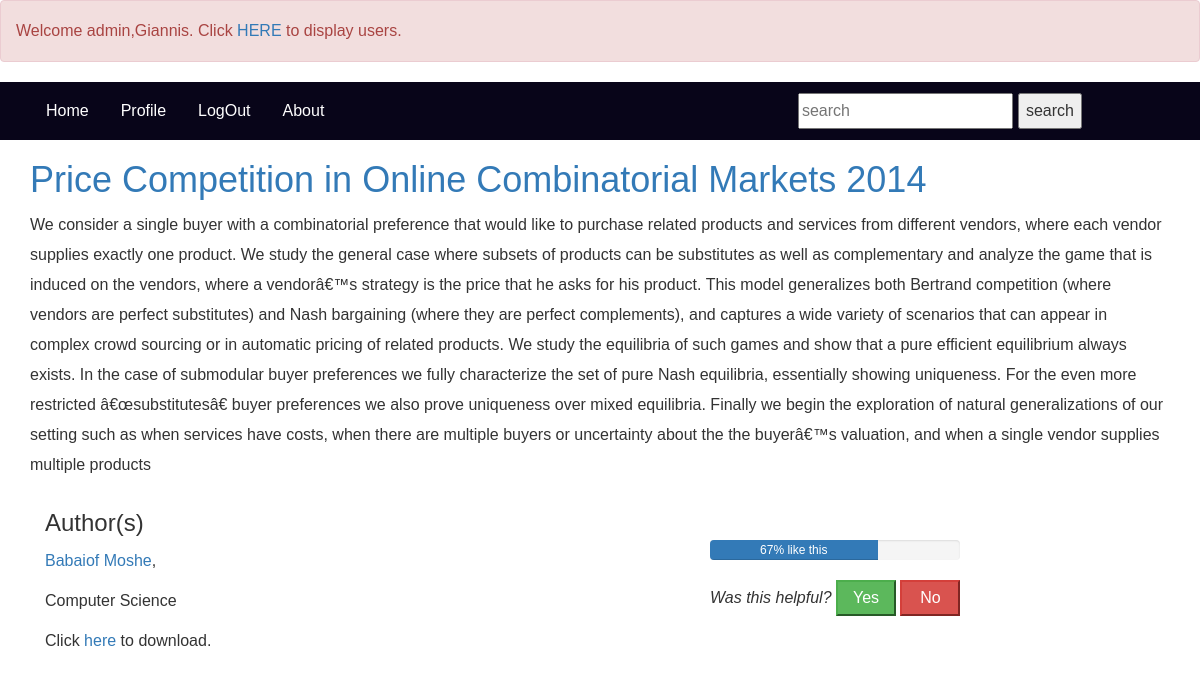
/article.php?id=10 (signed in), run on the app's committed database.
### tables this page shows
CREATE TABLE `articles` (
  `inf_article_id` int(11) NOT NULL,
  `inf_article_title` varchar(255) NOT NULL,
  `inf_article_description` mediumtext NOT NULL,
  `inf_article_url` varchar(511) NOT NULL,
  `inf_user_id` int(11) NOT NULL,
  `inf_approved` int(11) NOT NULL
);

CREATE TABLE `authors` (
  `inf_article_id` int(11) NOT NULL,
  `inf_Author_id` int(11) NOT NULL,
  `inf_Author_first_name` varchar(255) NOT NULL,
  `inf_Author_last_name` varchar(255) NOT NULL
);

CREATE TABLE `article_category` (
  `inf_article_category` varchar(255) NOT NULL,
  `inf_article_id` int(11) NOT NULL,
  `inf_article_category_id` int(11) NOT NULL
);

### article.php (the view, shortened to what this page needs)
<?php
	include 'functions.php';
?>
<!DOCTYPE html>
<html>
<head>
	<link rel="stylesheet" href="https://maxcdn.bootstrapcdn.com/bootstrap/3.3.7/css/bootstrap.min.css">
    <link rel="stylesheet" type="text/css" href="style/style.css">
    <?php
    if (isset($_SESSION["user_id"])){
    	$user_id = $_SESSION["user_id"];
    	if (isAdministrator($user_id)){
    		echo '<div class="alert alert-danger" role="alert">
				  Welcome admin,' . $_SESSION["first_name"].'. Click <a href = "users.php">HERE</a> to display users.
				</div>';
    	}
    }
    ?>
</head>
<body>
<nav id="navigation">
  	<ul style = "background-color: #080519;">
  		<div style = "background-color: #080519;" class = "container">
  			<li><a href="index.php">Home</a></li>
  			<?php toggleLogInLogOut(); ?>
	    	<li><a href="about.php">About</a></li>
	  		<form method = 'get' action = "index.php">
		  		<li style="float:right"><input type="submit" value = "search" style = "margin-top : 11px; margin-right:88px;" name="search_bar" placeholder="Information Systems"></li>
		   		<li style="float:right"><input type="text" style = "margin-top : 11px; margin-right: 5px;" name="search_bar" placeholder="search"></li>
	   		</form>
		</div>
  	</ul>
</nav>
<main>
	<div class = "container">
		<p align = "center"><?php
	  		echoCurrentArticle($_GET["id"]);
	  	?></p>
		<div class = "col-md-7">
			<span id = "credits" style="">
		  		<h3>Author(s)</h3>
		  		<p><?php echo getAuthorsOfArticle($_GET['id']); ?></p>
		  		<p><?php echo getArticleCategoryById($_GET['id']); ?></p>
		  		<p>Click <a <?php echo 'href = "'. getArticlePath($_GET["id"]) .'"' ?>>here</a> to download.</p>
		  	</span>
		</div>
		<div class = "col-md-5">
			<div class = "progress" style = "width : 250px; margin-top: 50px;">
		  		<div class="progress-bar" role="progressbar" aria-valuenow="70" aria-valuemin="0" aria-valuemax="100" style="width:<?php echo getRating($_GET["id"]); ?>"> <?php echo getRating($_GET["id"]); ?> like this
				</div>
		  	</div>
		  	<form method = "post">
			  	<i>Was this helpful?</i>
			  	<button style = "width:60px;" class = "btn-success" type="submit" name="yes">Yes</button>
			  	<button style = "width:60px;" class = "btn-danger" type="submit" name="no">No</button>
		  	</form>
	  	</div>
	</div>
</main>
</body>
</html>

### functions.php (shortened to what this page needs)
<?php
	function selectDataFromDBQuery($conn, $query){
		$result = $conn->query($query);
		return $result;
	}
	function createConnectionToDatabase(){
		$servername = "localhost";
		$db_username = "root";
		$db_password = "";
		$dbname = "inf_sys";
		$conn =new mysqli($servername, $db_username, $db_password, $dbname);
		return $conn;
	}
	function toggleLogInLogOut(){
		if (isset($_SESSION["email"])){
			echo '<li id = "profile"><a href="profile.php" >Profile</a></li>';
			echo '<li id = "logout_li"><a href="logout.php" >LogOut</a></li>';
		}
		else {
			echo '<li id = "login_li"><a href="#" data-toggle = "modal" data-target = "#login_modal">Log In</a></li>';
			echo '<li id = "register_li"><a href="#" data-toggle = "modal" data-target = "#register_modal">Register</a></li>';
		}
	}
	function getArticleCategoryById($id){
		$conn = createConnectionToDatabase();
		$query = "select * from article_category where inf_article_id = '$id'";
		$result = selectDataFromDBQuery($conn, $query);
		while($row = $result->fetch_assoc()){
			$inf_article_category = $row["inf_article_category"];
	  	}
	  	if (isset($inf_article_category)){
	  		return $inf_article_category;
	  	}
	  	else{
	  		return "No category Specified";
	  	}
	}
	function echoCurrentArticle($article_id){
		$conn = createConnectionToDatabase();
		$query = "select * from articles where inf_article_id = '$article_id'";
		$result = selectDataFromDBQuery($conn, $query);
		while($row = $result->fetch_assoc()){
			$inf_article_title = $row["inf_article_title"];
			$inf_article_description = $row["inf_article_description"];
			$inf_article_id = $row["inf_article_id"];
			echo '<article>
	    	<h1><a class = "article_title" href="article.php?id='.$inf_article_id.'">'.$inf_article_title.'</a></h1>
	    	<p>'.$inf_article_description.'</p>
	  	</article>';
	  	}
	}
	function getAuthorsOfArticle($article_id){
		$conn = createConnectionToDatabase();
		$query = "select * from authors where inf_article_id = '$article_id'";
		$result = selectDataFromDBQuery($conn, $query);
		$authors = "";
		while($row = $result->fetch_assoc()){
			$inf_author_first_name = $row["inf_Author_first_name"];
			$inf_author_last_name = $row["inf_Author_last_name"];
			$inf_author_id = $row["inf_Author_id"];
			$authors = $authors . ' '. '<a href = "author.php?id='.$inf_author_id.'">'.$inf_author_last_name . ' '. $inf_author_first_name.'</a>,';
		}
		return $authors;
	}
	function getArticlePath($article_id){
		$conn = createConnectionToDatabase();
		$query = "select * from articles where inf_article_id = '$article_id'";
		$result = selectDataFromDBQuery($conn, $query);
		while($row = $result->fetch_assoc()){
			$article_path = $row["inf_article_url"];
		}
		return $article_path;
	}
	function isAdministrator($inf_user_id){
		$conn = createConnectionToDatabase();
		$query = "select * from administrators where inf_user_id = '$inf_user_id'";
		$result = selectDataFromDBQuery($conn, $query);
		$isAdmin = false;
		while($row = $result->fetch_assoc()){
			$isAdmin = true;
		}
		return $isAdmin;
	}
    function getRating($article_id){
    	$conn = createConnectionToDatabase();
    	$query = "select * from article_rating where inf_article_id = '$article_id';";
    	$result = selectDataFromDBQuery($conn, $query);
    	$thumbs_up = 0;
    	$thumbs_down = 0;
    	while ($row = $result->fetch_assoc()){
    		$thumbs_up = $thumbs_up + $row["inf_article_thumbs_up"];
    		$thumbs_down = $thumbs_down + $row["inf_article_thumbs_down"];
    	}
    	if ($thumbs_up + $thumbs_down == 0){
    		$rating = 50;
    	}
    	else {
    		$rating = ceil(($thumbs_up / ($thumbs_down + $thumbs_up)) * 100);
    	}
    	return $rating .'%';
    }
?>

### style/style.css (style rules this page uses)
* { box-sizing: border-box; }
html { font-size: 62.5%; }
body { margin: 0; opacity: 0; font: 1.6rem/1.875 'Avenir Next', sans-serif; }
body.loaded { opacity: 1; transition: 1s opacity; }
ul { list-style-type: none; margin: 0; padding: 0; overflow: hidden; background-color: #333; }
li { float: left; }
li a { display: block; color: white; text-align: center; padding: 14px 16px; text-decoration: none; }

### data on the page
articles: inf_article_title "Price Competition in Online Combinatorial Markets 2014", inf_article_description "We consider a single buyer with a combinatorial preference that would like to purchase related products and services from different vendors, where each vendor supplies exactly one product. We study the general case where subsets of products can be substitutes as well as complementary and analyze the game that is induced on the vendors, where a vendorâ€™s strategy is the price that he asks for his product. This model generalizes both Bertrand competition (where vendors are perfect substitutes) and Nash bargaining (where they are perfect complements), and captures a wide variety of scenarios that can appear in complex crowd sourcing or in automatic pricing of related products. We study the…"
authors: inf_Author_last_name "Babaiof", inf_Author_first_name "Moshe"
article_category: inf_article_category "Computer Science"

### other printed values
$_SESSION["first_name"] "Giannis"
getRating($_GET["id"]) "67%"
